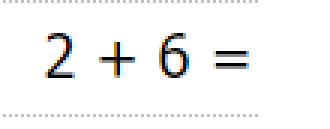
#> input picture Resources/img1.png, 110 x 43 px (shown 3 times larger)
$ python main.py
#> lines starting #> are read from the running program, lines starting #| are printed output that depends on the picture; after the words box and inside, x2 and y2 are one past the last pixel; in counts of white or black regions, pixels touching at a corner belong together
### ImageCalculator.py
# Import required packages
import cv2
import numpy as np
import pytesseract

# Mention the installed location of Tesseract-OCR in your system
pytesseract.pytesseract.tesseract_cmd = 'C:\Program Files (x86)\Tesseract-OCR\\tesseract.exe'

def getTextFromImage(s):
    # Read image from which text needs to be extracted
#> called with s = 'img1.png'
    img = cv2.imread("Resources/"+s)
#> img is the input picture: shape (43, 110, 3); mean B, G, R 245.1, 245.1, 245.1

    # Preprocessing the image starts

    # Convert the image to gray scale
    gray = cv2.cvtColor(img, cv2.COLOR_BGR2GRAY)
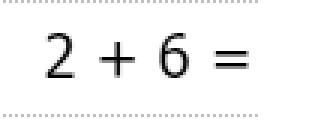
#> gray: shape (43, 110) (shown 3 times larger); min 0, max 255, mean 245.1

    # Performing OTSU threshold
    ret, thresh1 = cv2.threshold(gray, 0, 255, cv2.THRESH_OTSU | cv2.THRESH_BINARY_INV)
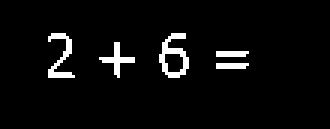
#> thresh1: shape (43, 110) (shown 3 times larger); 4.3% white in thin lines or dots, all inside (x1, y1, x2, y2) = (16, 11, 83, 26)
#> ret = 159


    rect_kernel = cv2.getStructuringElement(cv2.MORPH_RECT, (38, 38))

    # Appplying dilation on the threshold image
    dilation = cv2.dilate(thresh1, rect_kernel, iterations=1)
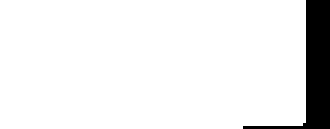
#> dilation: shape (43, 110) (shown 3 times larger); 92.3% white; 1 black region

    # Finding contours
    contours, hierarchy = cv2.findContours(dilation, cv2.RETR_EXTERNAL,
                                           cv2.CHAIN_APPROX_NONE)
#> contours = 1 contour; box (x1, y1, x2, y2) and area: (0, 0, 102, 43) 4221

    # Creating a copy of image
    im2 = img.copy()

    txt = ""
    for cnt in contours:
        x, y, w, h = cv2.boundingRect(cnt)

        # Drawing a rectangle on copied image
        rect = cv2.rectangle(im2, (x, y), (x + w, y + h), (0, 255, 0), 2)

        # Cropping the text block for giving input to OCR
        cropped = im2[y:y + h, x:x + w]


        text = pytesseract.image_to_string(cropped)

        text = text.replace("x", "*")
        text = text.replace("=", "")
        text = text.replace(" ", "")

        return  text
#> this loop made 1 pass
#> pass 1, in getTextFromImage, `rect = cv2.rectangle(im2, (x, y), (x + w, y + h), (0, 255, 0), 2)`:
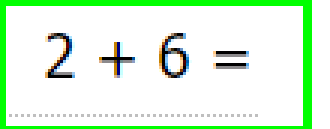
#> rect: shape (43, 110, 3) (shown 3 times larger); mean B, G, R 218.1, 245.7, 218.1
#> pass 1, in getTextFromImage, `cropped = im2[y:y + h, x:x + w]`:
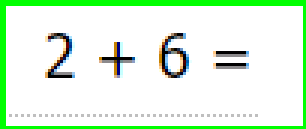
#> cropped: shape (43, 102, 3) (shown 3 times larger); mean B, G, R 220.2, 245, 220.2

### main.py
import ImageCalculator as CD
#> (the run stopped early here; a loop or call above may not have finished)

$ run again, with Resources/X4K0Q1593605422.jpg saved as Resources/img1.png
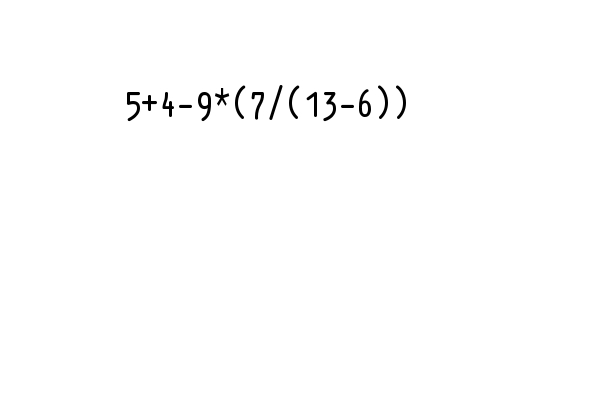
#> input picture Resources/X4K0Q1593605422.jpg, 600 x 400 px
#> in getTextFromImage, img is the input picture: shape (400, 600, 3); min 0, max 255, mean 253.2
#> in getTextFromImage, `ret, thresh1 = cv2.threshold(gray, 0, 255, cv2.THRESH_OTSU | cv2.THRES..`:
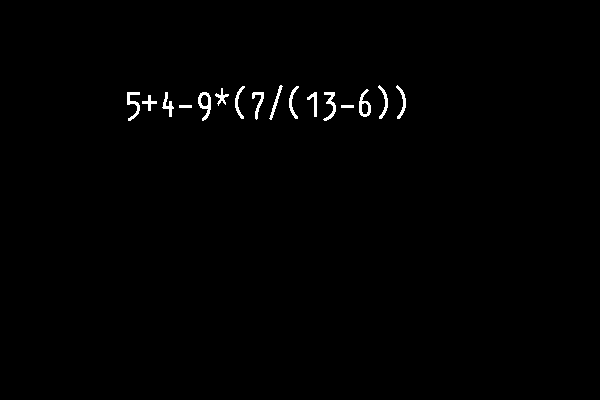
#> thresh1: shape (400, 600); 0.74% white; 16 white regions, largest, box (x1, y1, x2, y2) and area: (198, 92, 211, 121) 169, (127, 92, 140, 121) 156, (359, 89, 371, 117) 151
#> ret = 136
#> dilation: shape (400, 600); 9% white; 1 white region
#> contours = 1 contour; box (x1, y1, x2, y2) and area: (109, 67, 425, 140) 21146
#> the loop in getTextFromImage, `for cnt in contours:` made 1 pass
#> (x, y, w, h) on pass 1: (109, 67, 316, 73)
#> pass 1, in getTextFromImage, `cropped = im2[y:y + h, x:x + w]`:
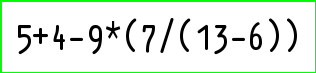
#> cropped: shape (73, 316, 3); mean B, G, R 223, 235.8, 223

$ run again, with Resources/img.jpg saved as Resources/img1.png
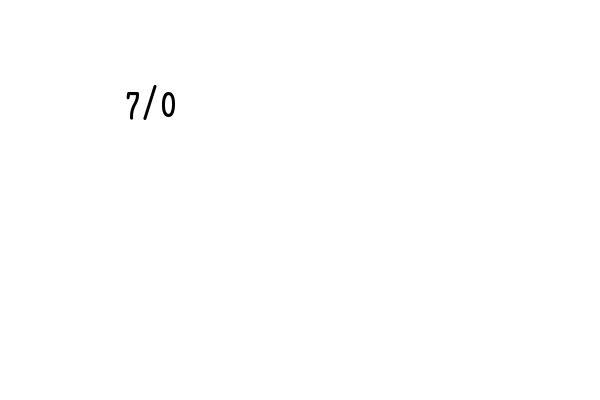
#> input picture Resources/img.jpg, 600 x 400 px
#> in getTextFromImage, img is the input picture: shape (400, 600, 3); min 0, max 255, mean 254.6
#> in getTextFromImage, `ret, thresh1 = cv2.threshold(gray, 0, 255, cv2.THRESH_OTSU | cv2.THRES..`:
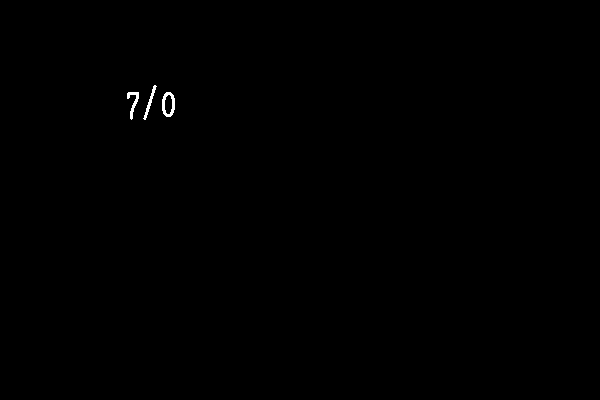
#> thresh1: shape (400, 600); 0.17% white; 3 white regions, box (x1, y1, x2, y2) and area: (162, 92, 175, 117) 165, (127, 92, 139, 120) 123, (143, 85, 157, 120) 108
#> ret = 134
#> dilation: shape (400, 600); 2.3% white; 1 white region
#> contours = 1 contour; box (x1, y1, x2, y2) and area: (109, 67, 194, 139) 5489
#> the loop in getTextFromImage, `for cnt in contours:` made 1 pass
#> (x, y, w, h) on pass 1: (109, 67, 85, 72)
#> pass 1, in getTextFromImage, `cropped = im2[y:y + h, x:x + w]`:
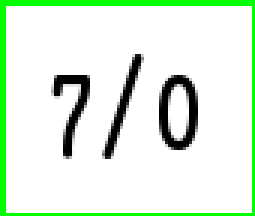
#> cropped: shape (72, 85, 3) (shown 3 times larger); mean B, G, R 219.4, 238.7, 219.4
